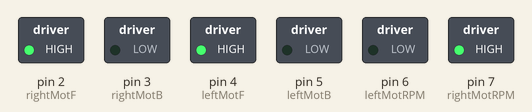
Recording of a sketch running on a simulated Arduino Uno, built with avr-gcc and run on an emulated ATmega328P. Shown: switched loads named in the sketch (green lamp = pin HIGH).

Above: at 0.1 s.
Timing chart, 0 to 1.6 s (numbered marks = the images above):
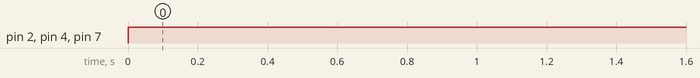

The sketch:

Motor_Check.ino
```cpp
#define leftMotF 4
#define leftMotB 5
#define leftMotRPM 6

#define rightMotF 2
#define rightMotB 3
#define rightMotRPM 7

void setup() {
 Serial.begin(9600);
  pinMode(leftMotF,OUTPUT);
  pinMode(leftMotB,OUTPUT);
  pinMode(leftMotRPM,OUTPUT);
  pinMode(rightMotF,OUTPUT);
  pinMode(rightMotB,OUTPUT);
  pinMode(rightMotRPM,OUTPUT);
}

void loop() {
  analogWrite(leftMotRPM, 0);
  analogWrite(rightMotRPM, 255);
  digitalWrite(leftMotF , HIGH);
  digitalWrite(leftMotB , LOW);
  digitalWrite(rightMotF , HIGH);
  digitalWrite(rightMotB , LOW);
}
```

Measured:
- by itself, pin 2 (rightMotF), pin 4 (leftMotF), pin 7 (rightMotRPM): LOW → HIGH at 0.00 s
